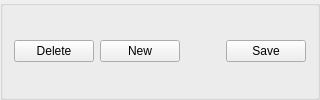
        <widget class="QGroupBox" name="plugin_management_dns_groupbox">
         <property name="title">
          <string/>
         </property>
         <layout class="QHBoxLayout" name="horizontalLayout_3">
          <item>
           <widget class="QPushButton" name="detailed_plugin_view_delete_button">
            <property name="maximumSize">
             <size>
              <width>16777215</width>
              <height>16777215</height>
             </size>
            </property>
            <property name="text">
             <string>Delete</string>
            </property>
           </widget>
          </item>
          <item>
           <widget class="QPushButton" name="plugin_view_new_button">
            <property name="maximumSize">
             <size>
              <width>16777215</width>
              <height>16777215</height>
             </size>
            </property>
            <property name="text">
             <string>New</string>
            </property>
           </widget>
          </item>
          <item>
           <spacer name="plugin_management_dns_horizontal_spacer">
            <property name="orientation">
             <enum>Qt::Horizontal</enum>
            </property>
            <property name="sizeHint" stdset="0">
             <size>
              <width>40</width>
              <height>20</height>
             </size>
            </property>
           </spacer>
          </item>
          <item>
           <widget class="QPushButton" name="detailed_plugin_view_save_button">
            <property name="text">
             <string>Save</string>
            </property>
           </widget>
          </item>
         </layout>
        </widget>
